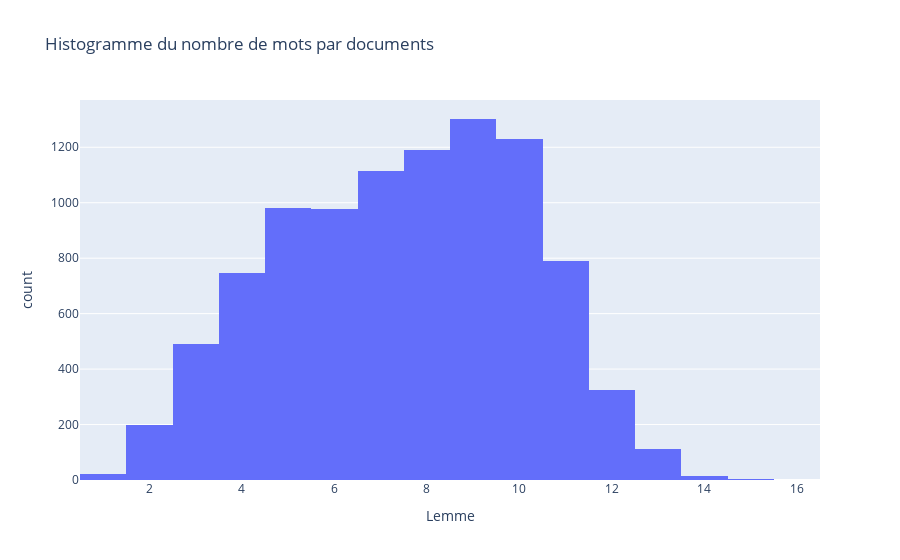

The code cell stored with this chart in its notebook:
### Code cell
tailleDocs = pd.DataFrame(tailleDocs, columns = ["Lemme"])

fig = px.histogram(tailleDocs, x = "Lemme", title = "Histogramme du nombre de mots par documents")
fig.show()

### Figure 1 — Plotly figure (JSON) as saved in the notebook; plotly's stock layout.template omitted (floating-point values rounded to 4 significant figures; data arrays with more than 128 entries replaced by an {"elided": "..."} marker saying what was removed)
{"data": [{"alignmentgroup": "True", "bingroup": "x", "hovertemplate": "Lemme=%{x}<br>count=%{y}<extra></extra>", "legendgroup": "", "marker": {"color": "#636efa", "pattern": {"shape": ""}}, "name": "", "offsetgroup": "", "orientation": "v", "showlegend": false, "x": {"elided": "9501 int values"}, "xaxis": "x", "yaxis": "y", "type": "histogram"}], "layout": {"xaxis": {"anchor": "y", "domain": [0, 1], "title": {"text": "Lemme"}}, "yaxis": {"anchor": "x", "domain": [0, 1], "title": {"text": "count"}}, "legend": {"tracegroupgap": 0}, "title": {"text": "Histogramme du nombre de mots par documents"}, "barmode": "relative"}}
